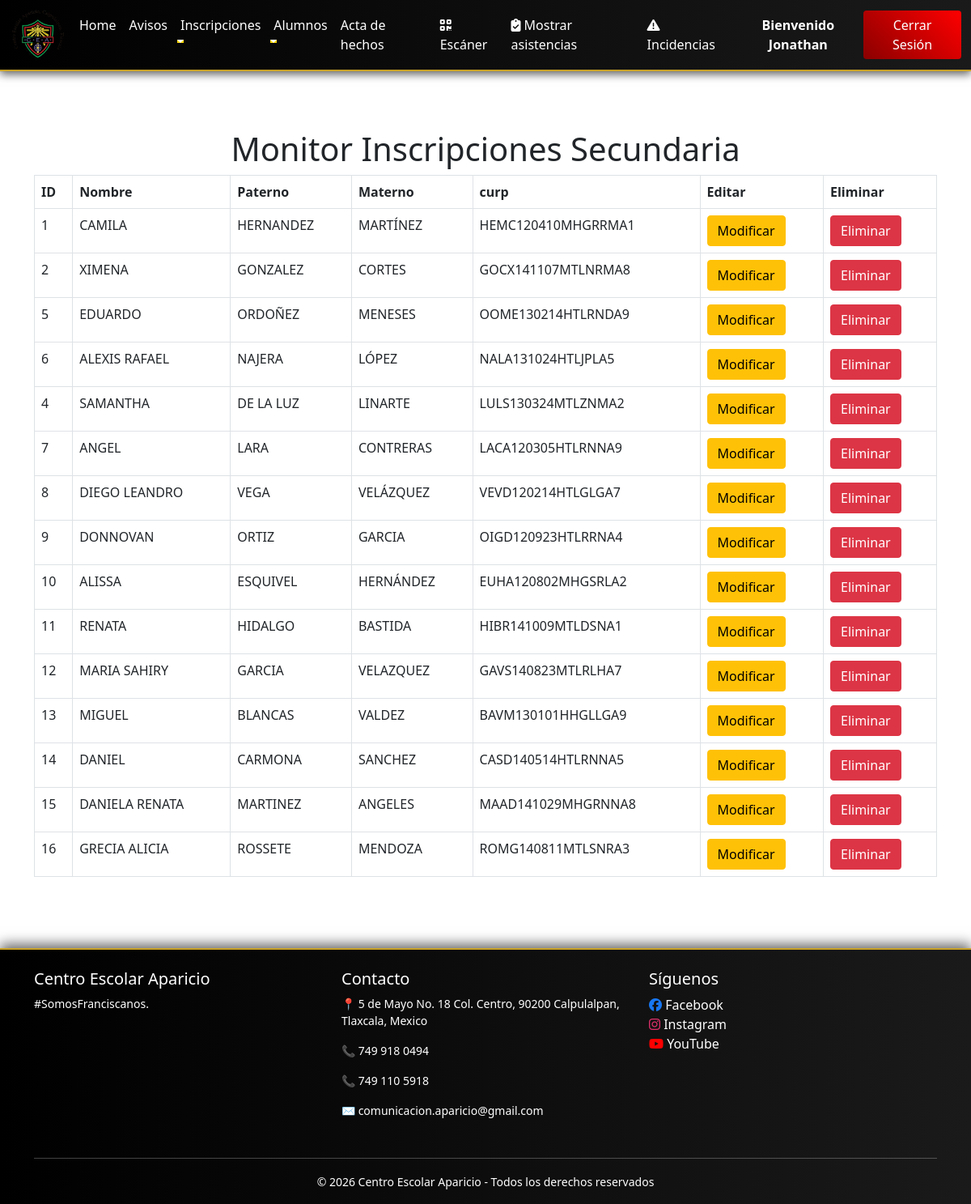
The app's page /admon/vista_inscripciones_secu.php (signed in) with its own data.
### tables this page shows
CREATE TABLE `secundaria` (
  `id_insc` int(11) NOT NULL,
  `nombre_alum` text NOT NULL,
  `ape_pat` varchar(255) NOT NULL,
  `ape_mat` varchar(255) NOT NULL,
  `curp` varchar(255) NOT NULL,
  `sexo` varchar(255) NOT NULL,
  `fech_nacimiento` varchar(255) NOT NULL,
  `mun_nac` varchar(255) NOT NULL,
  `estado_nac` varchar(255) NOT NULL,
  `calle` varchar(255) NOT NULL,
  `colonia` varchar(255) NOT NULL,
  `municipio` varchar(255) NOT NULL,
  `estado` varchar(255) NOT NULL,
  `cp` varchar(255) NOT NULL,
  `tel_casa` varchar(255) NOT NULL,
  `tel_cel` varchar(255) NOT NULL,
  `alergias` varchar(255) NOT NULL,
  `tipo_sangre` varchar(255) NOT NULL,
  `peso` varchar(255) NOT NULL,
  `talla` varchar(255) NOT NULL,
  `enfermedades` varchar(255) NOT NULL,
  `grado` varchar(255) NOT NULL,
  `grupo` varchar(255) NOT NULL,
  `esc_proce` varchar(255) NOT NULL,
  `nivel` text NOT NULL,
  `religion` varchar(255) NOT NULL,
  `bautismo` varchar(255) NOT NULL,
  `comunion` varchar(255) NOT NULL,
  `confirmacion` varchar(255) NOT NULL,
  `curp_papa` varchar(255) NOT NULL,
  `nombre_papa` varchar(255) NOT NULL,
  `fecha_nac_papa` varchar(255) NOT NULL,
  `edo_naci_papa` varchar(255) NOT NULL,
  `calle_papa` varchar(255) NOT NULL,
  `colonia_papa` varchar(255) NOT NULL,
  `civil_papa` varchar(255) NOT NULL,
  `ocupacion_papa` varchar(255) NOT NULL,
  `escol_papa` varchar(255) NOT NULL,
  `tel_papa` varchar(255) NOT NULL,
  `correo_papa` varchar(255) NOT NULL,
  `curp_mama` varchar(255) NOT NULL,
  `nombre_mama` varchar(255) NOT NULL,
  `fecha_nac_mama` varchar(255) NOT NULL,
  `nacimiento_mama` varchar(255) NOT NULL,
  `calle_mama` varchar(255) NOT NULL,
  `colonia_mama` varchar(255) NOT NULL,
  `civil_mama` varchar(255) NOT NULL,
  `ocupacion_mama` varchar(255) NOT NULL,
  `escolaridad_mama` varchar(255) NOT NULL,
  `tel_mama` varchar(255) NOT NULL,
  `correo_mama` varchar(255) NOT NULL,
  `curp_tutor` varchar(255) NOT NULL,
  `nombre_tutor` varchar(255) NOT NULL,
  `nac_tutor` varchar(255) NOT NULL,
  `nacimiento_tutor` varchar(255) NOT NULL,
  `calle_tutor` varchar(255) NOT NULL,
  `colonia_tutor` varchar(255) NOT NULL,
  `civil_tutor` varchar(255) NOT NULL,
  `ocupacion_tutor` varchar(255) NOT NULL,
  `escolaridad_tutor` varchar(255) NOT NULL,
  `tel_tutor` varchar(255) NOT NULL,
  `correo_tutor` varchar(255) NOT NULL
);

### admon/autorizacion.php (called while the page is built, shortened)
<?php
function rolAdmonActual(): string
{
    $rol = strtolower($_SESSION['rol'] ?? 'admin');
    return $rol === 'administrador' ? 'admin' : $rol;
}

### admon/vista_inscripciones_secu.php (the view, shortened to what this page needs)
<?php
include 'encabezado.php';
include '../complementos/conexion_fichas.php';
?>
            <?php
$sql_leer = 'SELECT * FROM secundaria';
$gsent = $pdo->prepare($sql_leer);
$gsent->execute();
$resultado = $gsent->fetchAll();
?>
    <h1 class="text-center">Monitor Inscripciones Secundaria</h1>
    <div class="container">
       <div class="row">
           <div class="col-lg-12">
            <table id="example" class="table table-bordered  display nowrap" cellspacing="0" width="100%">
                <thead>
                    <tr>
                        <th>ID</th>
            <th>Nombre</th>
            <th>Paterno</th>
            <th>Materno</th>
            <th>curp</th>
            <th>Editar</th>
            <th>Eliminar</th>
                    </tr>
                </thead>
                <tbody>
                <?php foreach ($resultado as $dato) { ?>
                    <tr>
                    <td><?php echo $dato['id_insc']; ?></td>
                    <td><?php echo $dato['nombre_alum']; ?></td>
                    <td><?php echo $dato['ape_pat']; ?></td>
                    <td><?php echo $dato['ape_mat']; ?></td>
                    <td><?php echo $dato['curp']; ?></td>
                    <td>
                        <a href="modificar_secu.php?id_insc=<?php echo $dato['id_insc']; ?>">
                        <button class="btn btn-warning">
                            Modificar
                        </button>
                        </a>
                    </td>
                    <td>
                        <button
                            class="btn btn-danger btnEliminar"
                            data-id="<?php echo $dato['id_insc']; ?>">
                            Eliminar
                        </button>
                     </td>
                    </tr>
                    <?php } ?>
            </table>
           </div>
       </div>
    </div>
    <br><br><br>
<?php
    include_once 'pie.php';
?>

### admon/encabezado.php (shortened to what this page needs)
<?php
require_once __DIR__ . '/autorizacion.php';
$rolAdminUI = rolAdmonActual();
?>
<!DOCTYPE html>
<html lang="<?= !empty($adminControlUrlsPage) ? 'es' : 'en' ?>">
<head>
<link rel="stylesheet" href="https://cdnjs.cloudflare.com/ajax/libs/font-awesome/6.5.0/css/all.min.css">
<link rel="stylesheet" href="../CSS/style.css">
    <link rel="stylesheet" type="text/css" href="https://cdn.datatables.net/v/bs4/dt-1.10.20/datatables.min.css" />
    <link href="https://cdn.jsdelivr.net/npm/bootstrap@5.0.2/dist/css/bootstrap.min.css" rel="stylesheet"
>
</head>
<body class="<?= !empty($adminControlUrlsPage) ? 'admin-curls-body' : '' ?>">
   <nav class="navbar navbar-expand-lg navbar-dark navbar-custom">
    <div class="container-fluid">
        <img src="../IMG/logo.png" alt="Escudo del Centro Escolar Aparicio" class="logo me-2" style="max-width: 70px;">
        <div class="collapse navbar-collapse" id="navbarMenu">
            <ul class="navbar-nav me-auto">
                <?php if ($rolAdminUI === 'admin') { ?>
                <li class="nav-item">
                    <a class="nav-link active" href="index.php">Home</a>
                </li>
                <li class="nav-item">
                    <a class="nav-link" href="avisos.php">Avisos</a>
                </li>
                <li class="nav-item dropdown">
                    <a class="nav-link dropdown-toggle" data-bs-toggle="dropdown">Inscripciones</a>
                </li>
                <li class="nav-item dropdown">
                    <a class="nav-link dropdown-toggle" href="#" role="button" data-bs-toggle="dropdown" aria-expanded="false">Alumnos</a>
                </li>
                <li class="nav-item">
                    <a class="nav-link" href="acta_hechos/public/sistema.php">Acta de hechos</a>
                </li>
                <li class="nav-item">
                    <a class="nav-link" href="../escaner/index/Escaner.php"><i class="fa-solid fa-qrcode me-1" aria-hidden="true"></i>Escáner</a>
                </li>
                <li class="nav-item">
                    <a class="nav-link" href="asistencias.php"><i class="fa-solid fa-clipboard-check me-1" aria-hidden="true"></i>Mostrar asistencias</a>
                </li>
                <li class="nav-item">
                    <a class="nav-link" href="incidencias/Formulario.php"><i class="fa-solid fa-triangle-exclamation me-1" aria-hidden="true"></i>Incidencias</a>
                </li>
                <?php } ?>
            </ul>
            <div class="mx-auto text-center">
                <span class="text-white fw-bold">Bienvenido <?= htmlspecialchars($_SESSION['admin'], ENT_QUOTES, 'UTF-8') ?></span>
            </div>
            <form action="/CEA2026/admon/cerrar.php" method="post" class="ms-auto">
                <button type="submit" class="btn btn-danger">Cerrar Sesión</button>
            </form>
        </div>
    </div>
</nav>
    <br><br><br>

### admon/pie.php (shortened to what this page needs)
<div class="footer">
<br>
    <div class="container">
        <div class="row text-center text-md-start">
            <div class="col-md-4 mb-3">
                <h5 class="text-gold">Centro Escolar Aparicio</h5>
                <p>#SomosFranciscanos.</p>
            </div>
            <div class="col-md-4 mb-3">
                <h5 class="text-gold">Contacto</h5>
                <p>📍 5 de Mayo No. 18 Col. Centro, 90200 Calpulalpan, Tlaxcala, Mexico</p>
                <p>📞 749 918 0494</p>
                <p>📞 749 110 5918</p>
                <p>✉️ comunicacion.aparicio@gmail.com</p>
            </div>
            <div class="col-md-4 mb-3">
                <h5>Síguenos</h5>
<a href="https://www.facebook.com/share/1CVeFMm4bu/" target="_blank" class="social-icon">
    <i class="fab fa-facebook social-icon-fa"></i> Facebook
</a><br>
<a href="https://www.instagram.com/aparicio_calpulalpan?igsh=bDUzYzdmOG12aXd0"  target="_blank" class="social-icon">
    <i class="fab fa-instagram social-icon-ins"></i> Instagram
</a><br>
<a href="https://youtube.com/@apariciocalpulalpan7260?si=Ezc1VXQ9bUumpfRl" target="_blank" class="social-icon">
    <i class="fab fa-youtube social-icon-you"></i> YouTube
</a>
            </div>
        </div>
        <hr class="border-secondary">
        <div class="text-center pb-3">
            <small>
                © 2026 Centro Escolar Aparicio - Todos los derechos reservados
            </small>
        </div>
    </div>
</div>
</body>
</html>

### CSS/style.css (style rules this page uses)
.logo { width: 7%; height: auto; }
.social-icon { color: white !important; text-decoration: none; transition: 0.3s; }
.social-icon-fa { color: #1877f2; }
.social-icon-ins { color: #e1306c; }
.social-icon-you { color: #ff0000; }
.footer p { font-size: 14px; }
.footer { background: linear-gradient(90deg, #000000, #1a1a1a); border-top: 2px solid #C9A227; box-shadow: 0 -5px 15px rgba(0,0,0,0.6); color: white; }
.navbar { position: relative; z-index: 1000; }
.navbar-custom { background: linear-gradient(90deg, #000000, #1a1a1a) !important; border-bottom: 2px solid #C9A227; box-shadow: 0 4px 10px rgba(0,0,0,0.6); }
.navbar-custom .nav-link { color: #ffffff !important; position: relative; transition: 0.3s; }
.navbar-custom .btn-danger { background: linear-gradient(45deg, #8b0000, #ff0000); border: none; }
.navbar-custom .nav-link::after { content: ""; position: absolute; left: 0; bottom: -2px; width: 0%; height: 2px; background: #FFD700; transition: 0.3s; }

### records on screen
secundaria: id_insc "1", nombre_alum "CAMILA", ape_pat "HERNANDEZ", ape_mat "MARTÍNEZ", curp "HEMC120410MHGRRMA1"
secundaria: id_insc "2", nombre_alum "XIMENA", ape_pat "GONZALEZ", ape_mat "CORTES", curp "GOCX141107MTLNRMA8"
secundaria: id_insc "5", nombre_alum "EDUARDO", ape_pat "ORDOÑEZ", ape_mat "MENESES", curp "OOME130214HTLRNDA9"
secundaria: id_insc "6", nombre_alum "ALEXIS RAFAEL", ape_pat "NAJERA", ape_mat "LÓPEZ", curp "NALA131024HTLJPLA5"
secundaria: id_insc "4", nombre_alum "SAMANTHA", ape_pat "DE LA LUZ", ape_mat "LINARTE", curp "LULS130324MTLZNMA2"
secundaria: id_insc "7", nombre_alum "ANGEL", ape_pat "LARA", ape_mat "CONTRERAS", curp "LACA120305HTLRNNA9"
secundaria: id_insc "8", nombre_alum "DIEGO LEANDRO", ape_pat "VEGA", ape_mat "VELÁZQUEZ", curp "VEVD120214HTLGLGA7"
secundaria: id_insc "9", nombre_alum "DONNOVAN", ape_pat "ORTIZ", ape_mat "GARCIA", curp "OIGD120923HTLRRNA4"
secundaria: id_insc "10", nombre_alum "ALISSA", ape_pat "ESQUIVEL", ape_mat "HERNÁNDEZ", curp "EUHA120802MHGSRLA2"
secundaria: id_insc "11", nombre_alum "RENATA", ape_pat "HIDALGO", ape_mat "BASTIDA", curp "HIBR141009MTLDSNA1"
secundaria: id_insc "12", nombre_alum "MARIA SAHIRY", ape_pat "GARCIA", ape_mat "VELAZQUEZ", curp "GAVS140823MTLRLHA7"
secundaria: id_insc "13", nombre_alum "MIGUEL", ape_pat "BLANCAS", ape_mat "VALDEZ", curp "BAVM130101HHGLLGA9"
secundaria: id_insc "14", nombre_alum "DANIEL", ape_pat "CARMONA", ape_mat "SANCHEZ", curp "CASD140514HTLRNNA5"
secundaria: id_insc "15", nombre_alum "DANIELA RENATA", ape_pat "MARTINEZ", ape_mat "ANGELES", curp "MAAD141029MHGRNNA8"
secundaria: id_insc "16", nombre_alum "GRECIA ALICIA", ape_pat "ROSSETE", ape_mat "MENDOZA", curp "ROMG140811MTLSNRA3"

### other values on screen
$_SESSION['admin'] "Jonathan"
